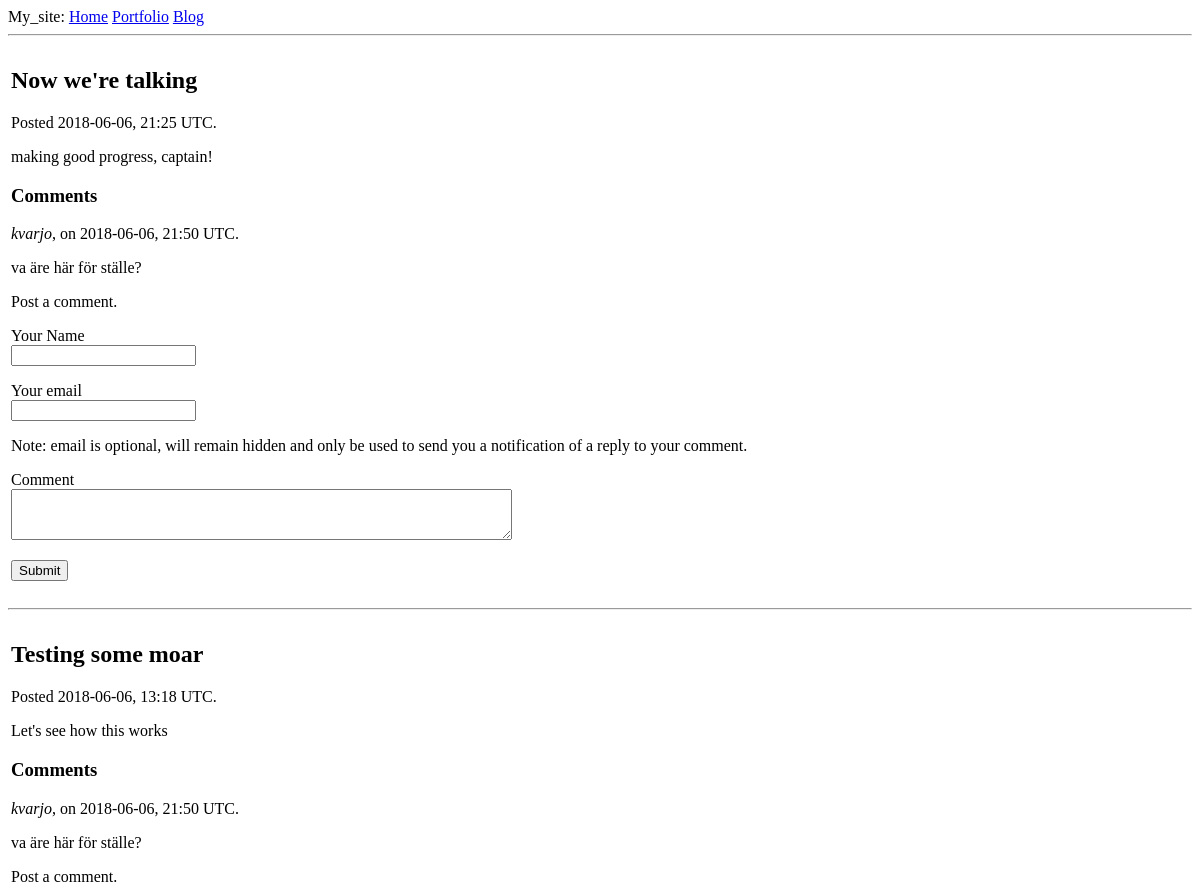
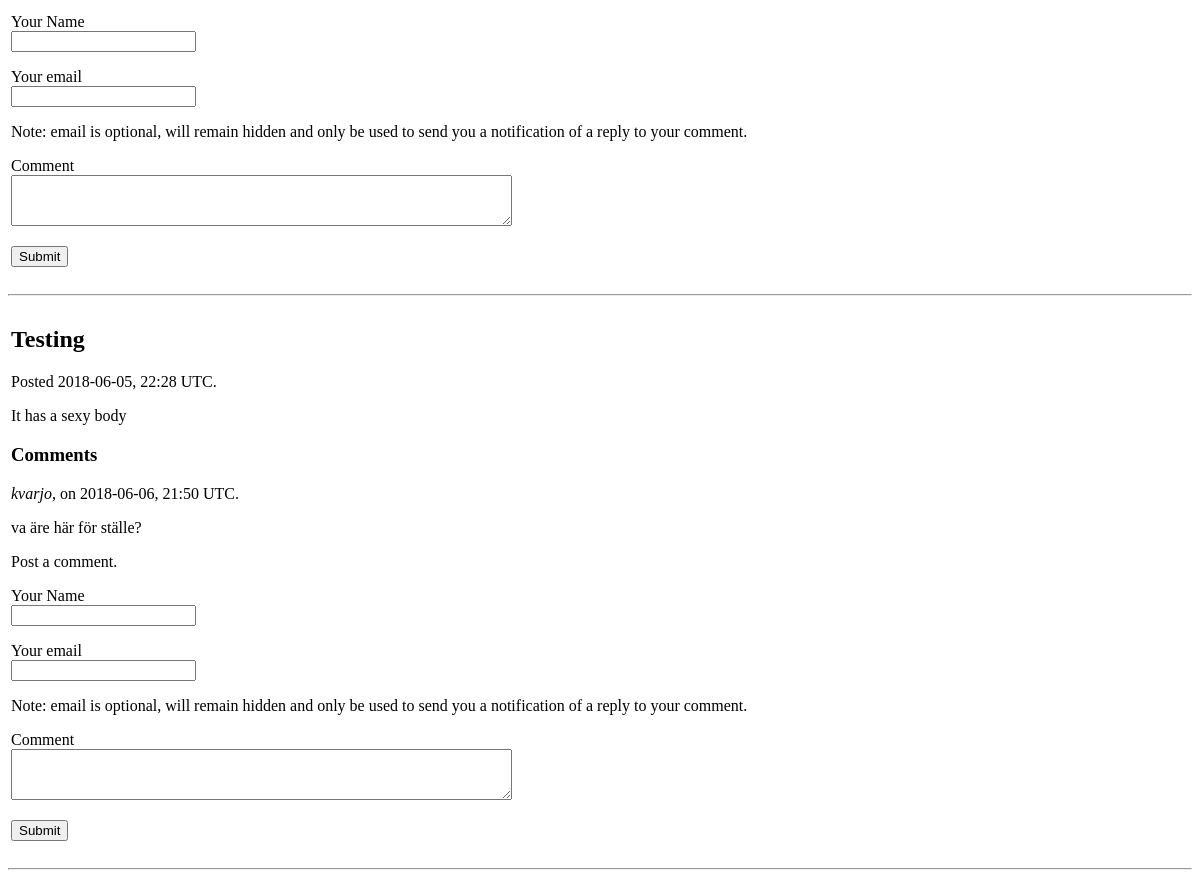
/blog, run on an earlier commit of the app's database (2 pictures, top to bottom).
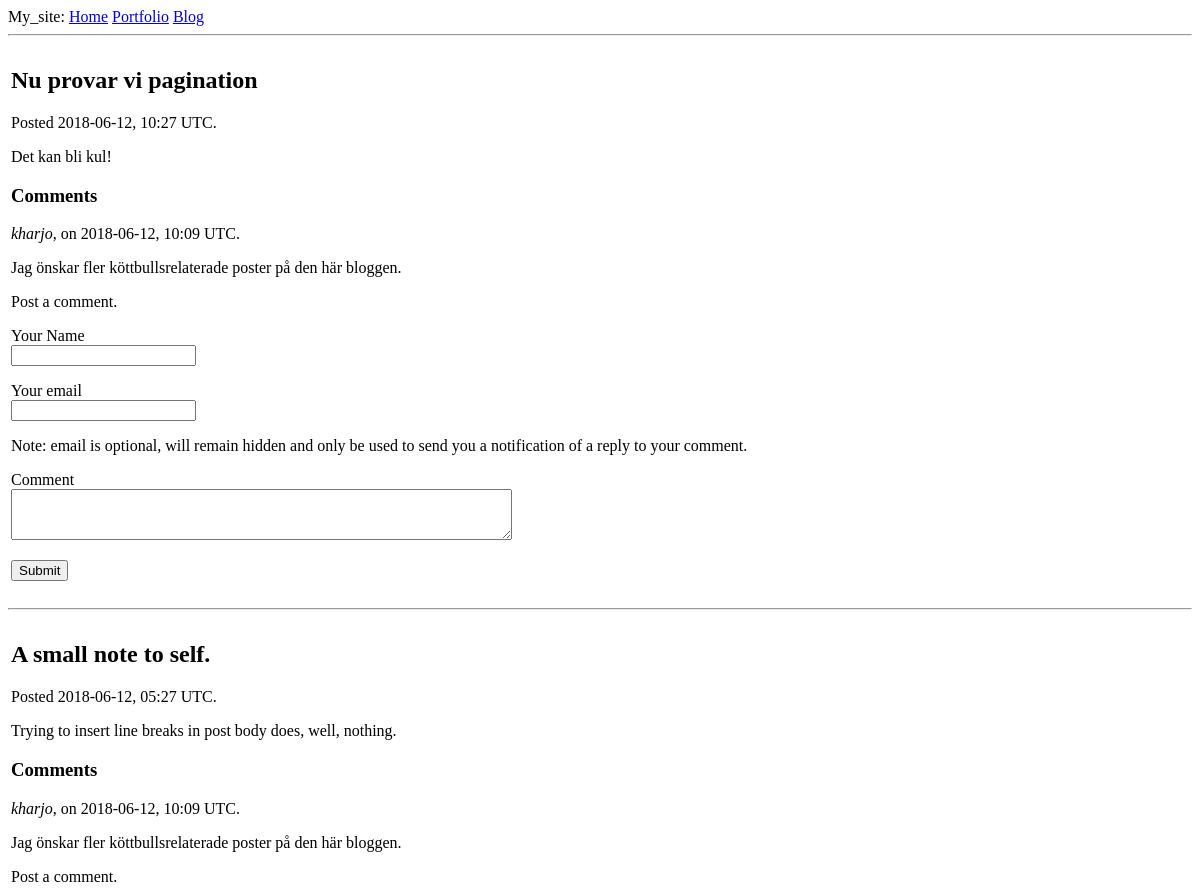
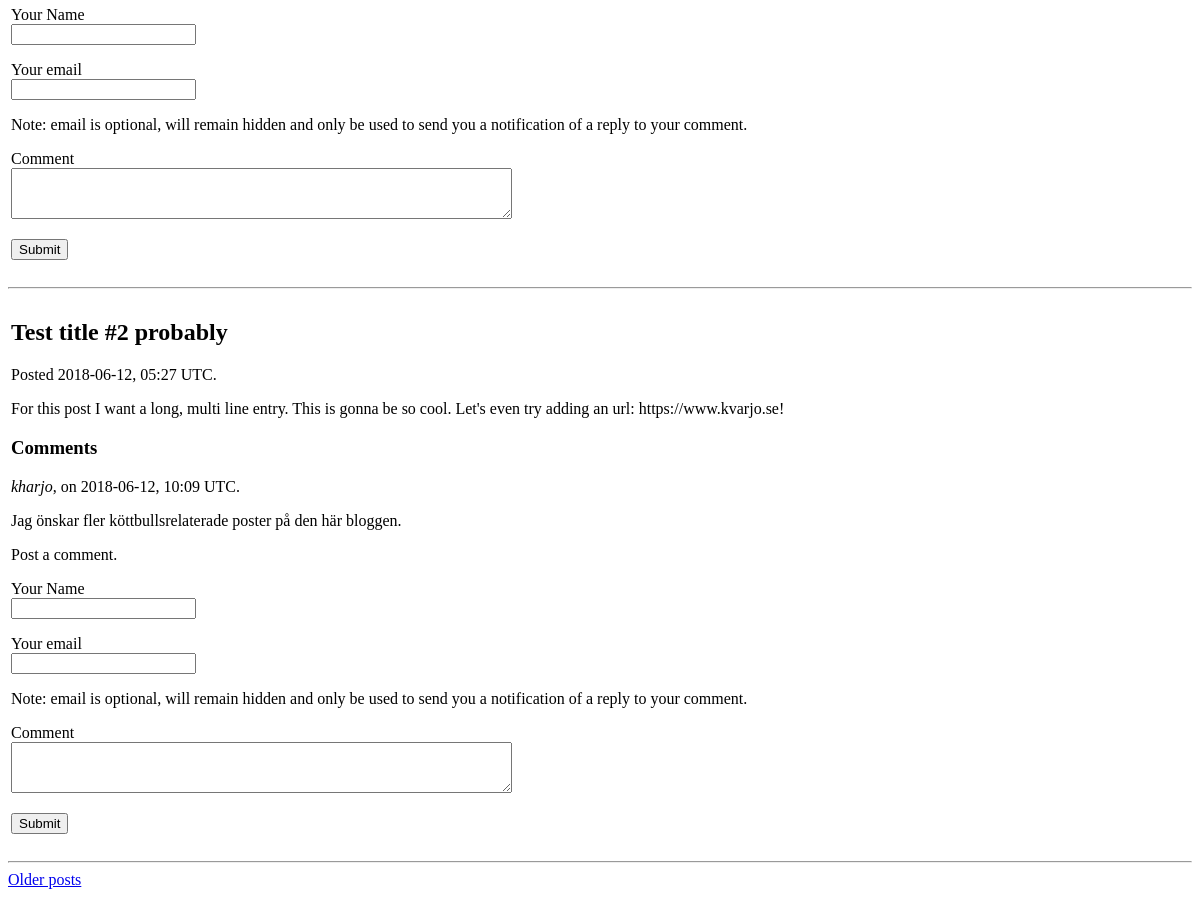
And on a later commit of the database (2 pictures, top to bottom).
### app/models.py (models this page shows, shortened)
class BlogPost(db.Model):
    id = db.Column(db.Integer, primary_key=True)
    title = db.Column(db.String(100))
    body = db.Column(db.String(1000))
    timestamp = db.Column(db.DateTime, index=True, default=datetime.utcnow)
    comments = db.relationship('BlogComment', backref='blog_post',
        lazy='dynamic')

class BlogComment(db.Model):
    id = db.Column(db.Integer, primary_key=True)
    author = db.Column(db.String(64))
    body = db.Column(db.String(500))
    timestamp = db.Column(db.DateTime, index=True, default=datetime.utcnow)
    post_id = db.Column(db.Integer, db.ForeignKey('blog_post.id'))
    email = db.Column(db.String(120), index=True)

### app/routes.py (the view, shortened to what this page needs)
@app.route('/', methods=['GET', 'POST'])  # change '/' to actual home
@app.route('/blog', methods=['GET', 'POST'])
def index():
    form = BlogCommentForm()
    page = request.args.get('page', 1, type=int)
    posts = BlogPost.query.order_by(BlogPost.timestamp.desc()).paginate(
        page, app.config['POSTS_PER_PAGE'], False)
    next_url = url_for('index', page=posts.next_num) \
        if posts.has_next else None
    prev_url = url_for('index', page=posts.prev_num) \
        if posts.has_prev else None
    comments = BlogComment.query.all()
    return render_template('index.html', title='Home', posts=posts.items,
        next_url=next_url, prev_url=prev_url, form=form, comments=comments)

### app/forms.py
class BlogCommentForm(FlaskForm):
    comment_author = TextField('Your Name', validators=[
        DataRequired(), Length(min=1, max=100)])
    comment_email = TextField('Your email', validators=[Email()])
    comment_body = TextAreaField('Comment', validators=[
        DataRequired(), Length(min=1, max=1000)])
    post_id = HiddenField('', validators=[DataRequired()])
    submit = SubmitField('Submit')

### app/templates/index.html (shortened to what this page needs)
{% extends "base.html" %}
{% block content %}
    {% for post in posts %}
    {% include '_blogpost.html' %}
    <hr>
    {% endfor %}
    {% if next_url %}
    <a href="{{ next_url }}">Older posts</a>
    {% endif %}
{% endblock %}

### app/templates/base.html (shortened to what this page needs)
<!DOCTYPE html>
<html>
    <head>
    </head>
    <body>
        <div>
            My_site:
            <a href="{{ url_for('index') }}">Home</a>
            <a href="{{ url_for('index') }}">Portfolio</a>
            <a href="{{ url_for('index') }}">Blog</a>
        </div>
        <hr>
        {% block content %}{% endblock %}
    </body>
</html>

### app/templates/_blogpost.html
<table>
    <tr valign="top">
        <td>
            <div>
                <h2>{{ post.title }}</h2>
                <p>Posted {{ post.timestamp.strftime("%Y-%m-%d, %H:%M") }} UTC.</p>
                <p>{{ post.body }}</p>
                <div>
                    {% include '_comment.html' %}
                </div>
            </div>
        </td>
    </tr>
</table>

### app/templates/_comment.html (shortened to what this page needs)
<h3>Comments</h3>
{% if comments %}
{% for comment in comments %}
<p><i>{{ comment.author }}</i>, on {{ comment.timestamp.strftime("%Y-%m-%d, %H:%M") }} UTC.</p>
<p>{{ comment.body }}</p>
{% endfor %}
{% else %}
<p>No comments yet.</p>
{% endif %}
<p>Post a comment.</p>
<form action="" method="post">
    <p>
        {{ form.comment_author.label }}<br>
        {{ form.comment_author(cols=40, rows=1)}}
    </p>
    <p>
        {{ form.comment_email.label }}<br>
        {{ form.comment_email(cols=40, rows=1) }}
    </p>
    <p>
        Note: email is optional, will remain hidden and only be used to send you a notification of a reply to your comment.
    </p>
    <p>
        {{ form.comment_body.label }}<br>
        {{ form.comment_body(cols=60, rows=3) }}
    </p>
    <p>{{ form.submit() }}</p>
</form>

What changed in the data, as far as the page shows it:
removed BlogPost: title "Now we're talking", timestamp "2018-06-06, 21:25", body "making good progress, captain!", comment_author.label "Your Name", comment_email.label "Your email", comment_body.label "Comment", BlogComment (author "kvarjo", timestamp "2018-06-06, 21:50", body "va äre här för ställe?")
no longer on this page (row edited): BlogPost: title "Testing", timestamp "2018-06-05, 22:28", body "It has a sexy body", comment_author.label "Your Name", comment_email.label "Your email", comment_body.label "Comment", BlogComment (author "kvarjo", timestamp "2018-06-06, 21:50", body "va äre här för ställe?")
added BlogPost: title "Nu provar vi pagination", timestamp "2018-06-12, 10:27", body "Det kan bli kul!", comment_author.label "Your Name", comment_email.label "Your email", comment_body.label "Comment", BlogComment (author "kharjo", timestamp "2018-06-12, 10:09", body "Jag önskar fler köttbullsrelaterade poster på den här bloggen.")
changed BlogComment: author "kvarjo" → "kharjo"; timestamp "2018-06-06, 21:50" → "2018-06-12, 10:09"; body "va äre här för ställe?" → "Jag önskar fler köttbullsrelaterade poster på den här bloggen."
added BlogPost: title "A small note to self.", timestamp "2018-06-12, 05:27", body "Trying to insert line breaks in post body does, well, nothing.", comment_author.label "Your Name", comment_email.label "Your email", comment_body.label "Comment", BlogComment (author "kharjo", timestamp "2018-06-12, 10:09", body "Jag önskar fler köttbullsrelaterade poster på den här bloggen.")
changed BlogPost: title "Testing some moar" → "Test title #2 probably"; timestamp "2018-06-06, 13:18" → "2018-06-12, 05:27"; body "Let's see how this works" → "For this post I want a long, multi line entry. This is gonna be so cool. Let's even try adding an url: https://www.kvarjo.se!"
Also different on the page:
text now shown: "Older posts"
